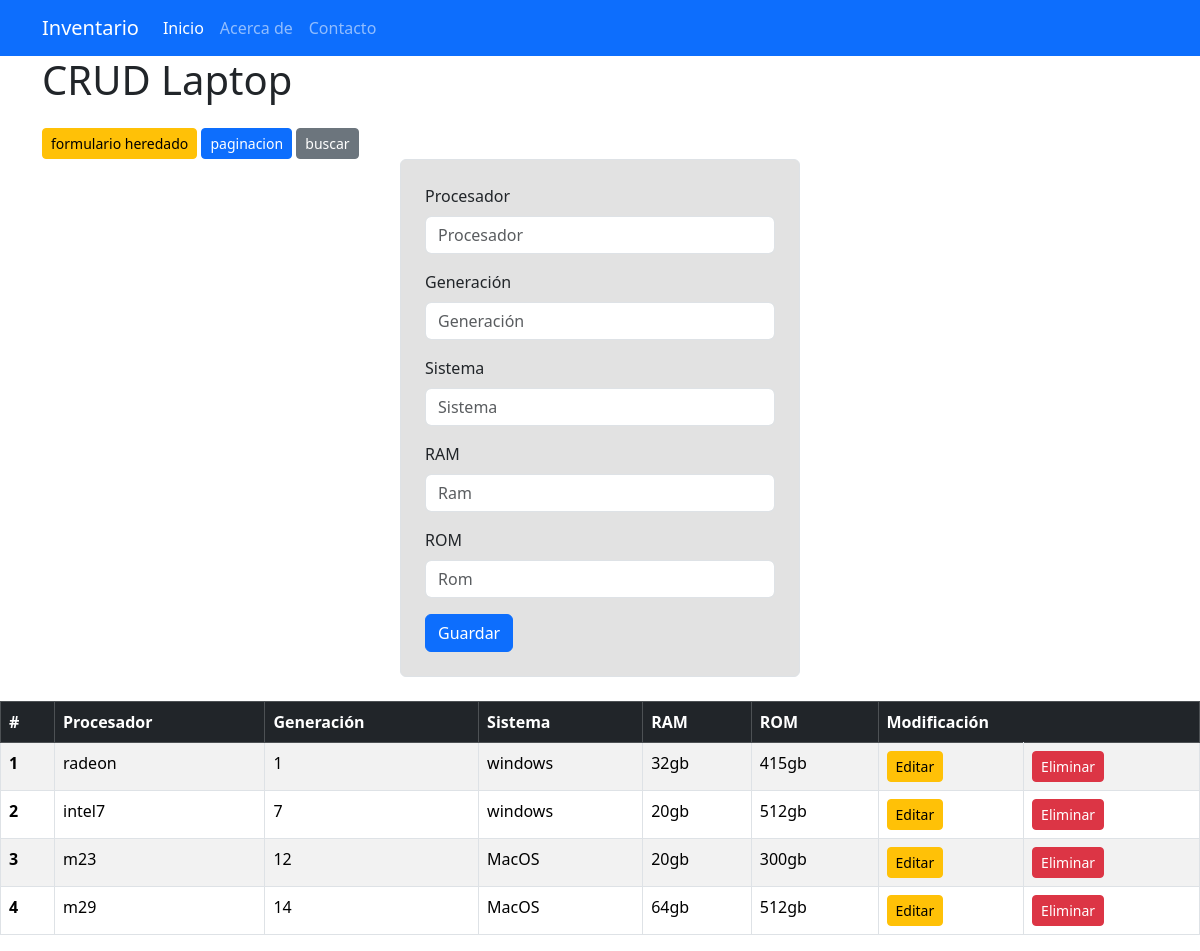
Before: / with the older database file.
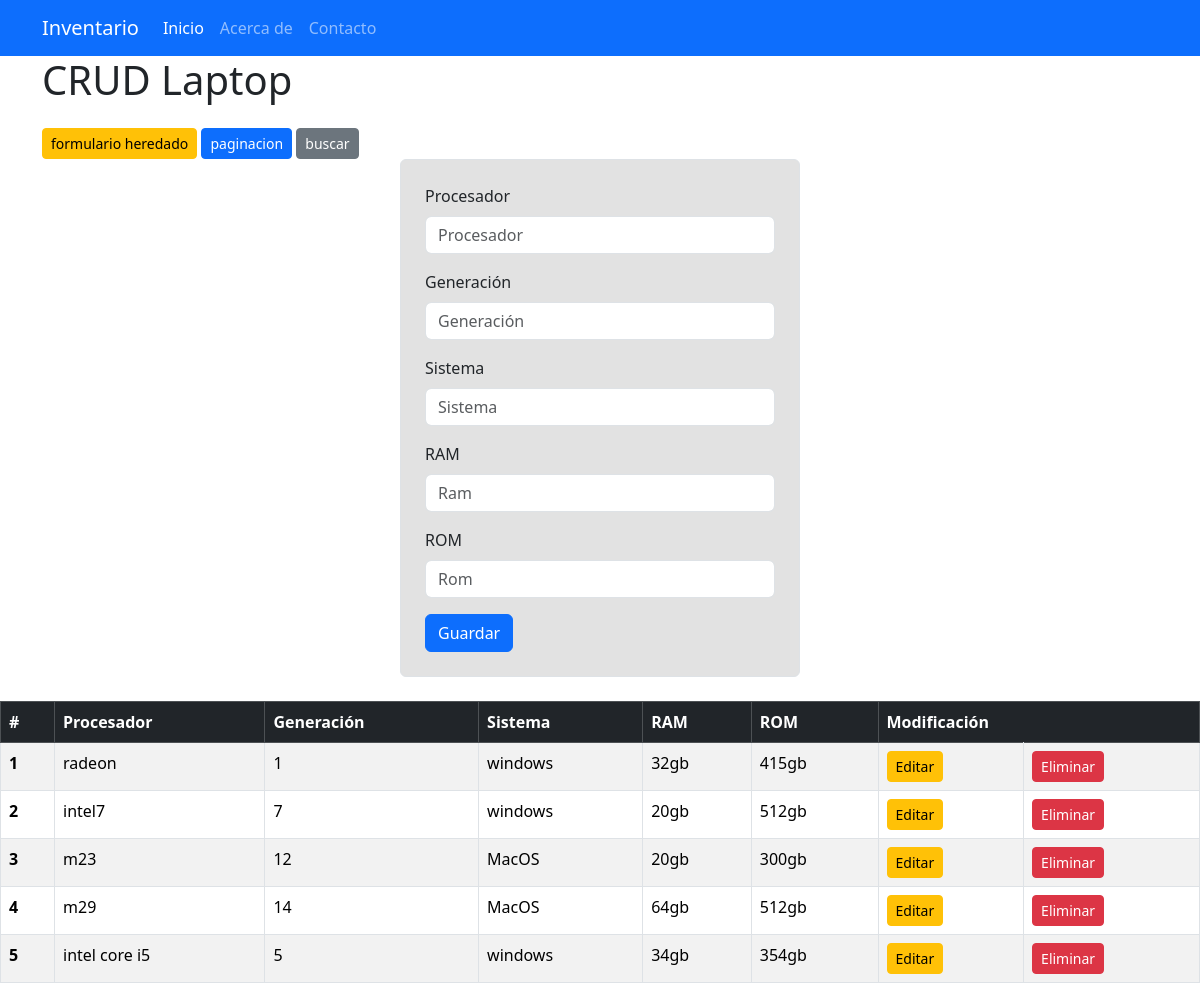
After: the same page with the newer database file.
### apps/laptops/models.py (models this page shows, shortened)
class Laptop(models.Model):
    procesador = models.CharField(max_length=100)
    generacion = models.IntegerField()
    sistema = models.CharField(max_length=100)
    ram = models.CharField(max_length=100)
    rom = models.CharField(max_length=100)
    objects = models.Manager()

### apps/laptops/views.py (the view)
# urls.py: path('',principal.as_view(),name='inicio'),
class principal(ListView):
    model=Laptop
    template_name='contenido.html'
    context_object_name='compu'
    queryset=Laptop.objects.all()

### templates/contenido.html (shortened to what this page needs)
{%include "base.html" %}
{% block body %}
<div class="container">
    <h1 class="mb-4">CRUD Laptop</h1>
    <a href="{% url 'vistprb' %}" class="btn btn-warning btn-sm">formulario heredado</a>
    <a href="{% url 'pagina' %}" class="btn btn-primary btn-sm">paginacion</a>
    <a href="{% url 'busqueda' %}" class="btn btn-secondary btn-sm">buscar</a>
    <div class="mx-auto" style="max-width: 400px;">
        <form action="{% url 'registrar' %}" method="POST" class="mb-4 border p-4 rounded">
            <div class="mb-3">
                <label for="kprocesador" class="form-label">Procesador</label>
                <input type="text" id="kprocesador" name="kprocesador" class="form-control" placeholder="Procesador" required>
            </div>
            <div class="mb-3">
                <label for="kgeneracion" class="form-label">Generación</label>
                <input type="text" id="kgeneracion" name="kgeneracion" class="form-control" placeholder="Generación" required>
            </div>
            <div class="mb-3">
                <label for="ksistema" class="form-label">Sistema</label>
                <input type="text" id="ksistema" name="ksistema" class="form-control" placeholder="Sistema" required>
            </div>
            <div class="mb-3">
                <label for="kram" class="form-label">RAM</label>
                <input type="text" id="kram" name="kram" class="form-control" placeholder="Ram" required>
            </div>
            <div class="mb-3">
                <label for="krom" class="form-label">ROM</label>
                <input type="text" id="krom" name="krom" class="form-control" placeholder="Rom" required>
            </div>
            <button type="submit" class="btn btn-primary">Guardar</button>
        </form>
    </div>
</div>
<table class="table table-striped table-bordered">
<thead class="table-dark">
    <tr>
        <th scope="col">#</th>
        <th scope="col">Procesador</th>
        <th scope="col">Generación</th>
        <th scope="col">Sistema</th>
        <th scope="col">RAM</th>
        <th scope="col">ROM</th>
        <th colspan="2" scope="col">Modificación</th>
    </tr>
</thead>
<tbody>
    {% for c in compu %}
    <tr>
        <th scope="row">{{ forloop.counter }}</th>
        <td>{{ c.procesador }}</td>
        <td>{{ c.generacion }}</td>
        <td>{{ c.sistema }}</td>
        <td>{{ c.ram }}</td>
        <td>{{ c.rom }}</td>
        <td><a href="{% url 'vistae' c.id %}" class="btn btn-warning btn-sm">Editar</a></td>
        <td><a href="{% url 'eliminarc' c.id %}" class="btn btn-danger btn-sm">Eliminar</a></td>
    </tr>
    {% endfor %}
</tbody>
</table>
{% endblock %}

### templates/base.html (shortened to what this page needs)
<!DOCTYPE html>
<html lang="es">
<head>
    {%load static%}
    <link rel="stylesheet" href="{% static 'css/bootstrap.min.css' %}">
</head>
<body>
    <nav class="navbar navbar-expand-lg navbar-dark bg-primary">
        <div class="container">
            <a class="navbar-brand" href="#">Inventario</a>
            <div class="collapse navbar-collapse" id="navbarSupportedContent">
                <ul class="navbar-nav me-auto mb-2 mb-lg-0">
                    <li class="nav-item">
                        <a class="nav-link active" aria-current="page" href="{% url 'inicio' %}">Inicio</a>
                    </li>
                    <li class="nav-item">
                        <a class="nav-link" href="#">Acerca de</a>
                    </li>
                    <li class="nav-item">
                        <a class="nav-link" href="#">Contacto</a>
                    </li>
                </ul>
            </div>
        </div>
    </nav>
</body>
</html>

### templates/base.html (style rules this page uses)
form { background:rgb(226, 226, 226); }

Changed rows visible on the page:
added Laptop: procesador "intel core i5", generacion "5", sistema "windows", ram "34gb", rom "354gb"
